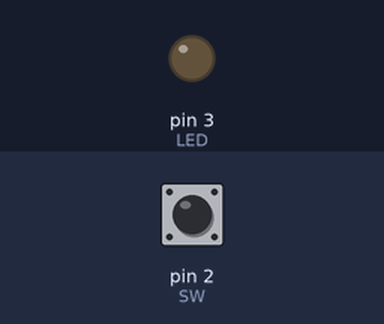
Recording of a sketch running on a simulated Arduino Uno, built with avr-gcc and run on an emulated ATmega328P. Shown: output pins drawn as LEDs (lit = HIGH). The test bench sets the inputs (shaded band); at power-on: pin 2 (SW) LOW.

Above: at 1.2 s.
1.3 s: pin 2 (SW) pulled HIGH for 0.15 s
At 1.37 s:
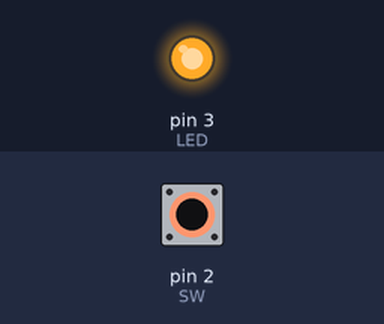
2.9 s: pin 2 (SW) pulled HIGH for 3.2 s
At 6.4 s:
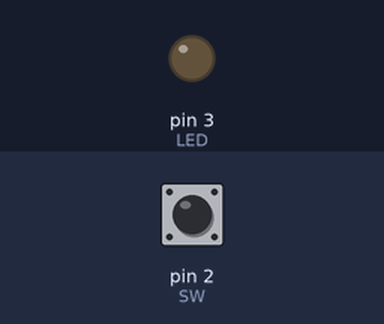
Timing chart, 0 to 7.9 s (numbered marks = the images above; inputs shaded):
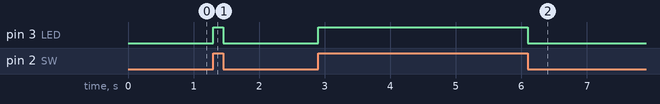

Measured:
- after the input at 1.3 s, pin 3 (LED): LOW → HIGH at once, → LOW 0.15 s later
- after the input at 2.9 s, pin 3 (LED): LOW → HIGH at once, → LOW 3.2 s later

The sketch:

led_on-off.ino
```cpp
int SW=2;
int LED=3;
int ButtonState;

void setup() {
  // put your setup code here, to run once:
pinMode(LED,OUTPUT);
pinMode(SW,INPUT);
}

void loop() {
  // put your main code here, to run repeatedly:

ButtonState=digitalRead(SW);

if (ButtonState==HIGH)
{digitalWrite(LED,HIGH);
}
else
{digitalWrite(LED,LOW);
}
}
```
